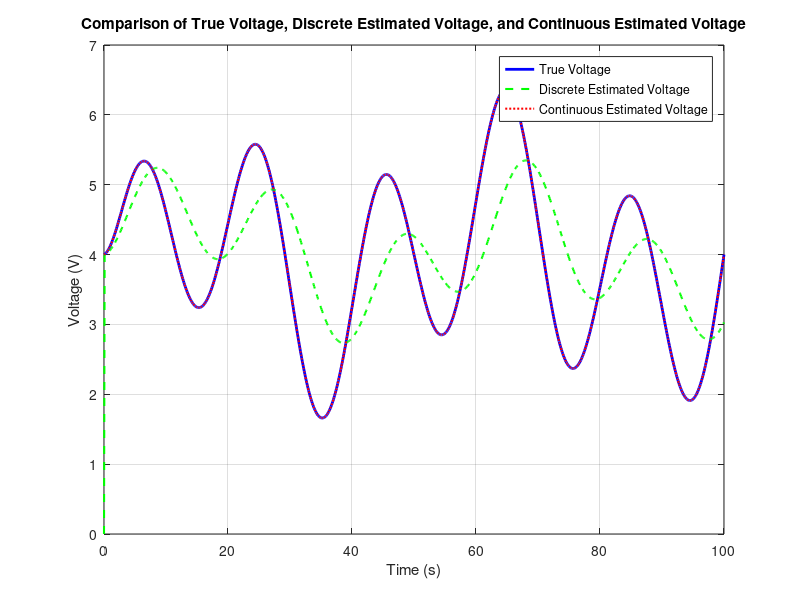

Write the MATLAB code that produced this figure.
clc; clear; close all;

%% Parameters for synthetic data generation
n = 2;  % Number of RC elements
time_data = 0:0.1:100;  % Time from 0 to 100 seconds with a step of 0.1

% Synthetic current data (sum of sine waves)
current_data = sin(2 * pi * time_data / 20) + 0.5 * sin(2 * pi * time_data / 50);  

% True parameters for synthetic data
tau_true = [5, 10];  % Time constants for 2 RC elements (true values)
R_true = [1, 0.5];   % Resistances for 2 RC elements (true values)
R0 = 0.1;  % Internal resistance
OCV = 4.0; % Open circuit voltage

% Initialize U and V_est for the discrete and continuous methods
U = zeros(n, length(time_data));  % U for each RC element in discrete calculation
V_est_discrete = zeros(1, length(time_data));  % Discrete-time voltage
V_est_continuous = zeros(1, length(time_data));  % Continuous-time voltage
V_true = zeros(1, length(time_data));  % True voltage

% Time step for discrete calculation (assuming uniform time steps)
dt = time_data(2) - time_data(1);

%% Generate true voltage using the same parameters as continuous-time equation
for k = 1:length(time_data)
    V_true(k) = OCV + R0 * current_data(k);
    for i = 1:n
        V_true(k) = V_true(k) + R_true(i) * current_data(k) * (1 - exp(-time_data(k) / tau_true(i)));
    end
end

%% Discrete-time calculation
for k = 1:length(time_data)-1
    for i = 1:n
        U(i, k+1) = exp(-dt / tau_true(i)) * U(i, k) + R_true(i) * (1 - exp(-dt / tau_true(i))) * current_data(k);
    end
    V_est_discrete(k+1) = OCV + R0 * current_data(k) + sum(U(:, k));
end

%% Continuous-time calculation
for k = 1:length(time_data)
    V_est_continuous(k) = OCV + R0 * current_data(k);
    for i = 1:n
        V_est_continuous(k) = V_est_continuous(k) + R_true(i) * current_data(k) * (1 - exp(-time_data(k) / tau_true(i)));
    end
end

%% Plot the comparison results
figure;

% Plot true voltage
plot(time_data, V_true, 'b', 'LineWidth', 2); hold on;

% Plot discrete estimated voltage
plot(time_data, V_est_discrete, 'g--', 'LineWidth', 1.5);

% Plot continuous estimated voltage
plot(time_data, V_est_continuous, 'r:', 'LineWidth', 1.5);

% Label the plot
xlabel('Time (s)');
ylabel('Voltage (V)');
title('Comparison of True Voltage, Discrete Estimated Voltage, and Continuous Estimated Voltage');
legend('True Voltage', 'Discrete Estimated Voltage', 'Continuous Estimated Voltage');
grid on;

